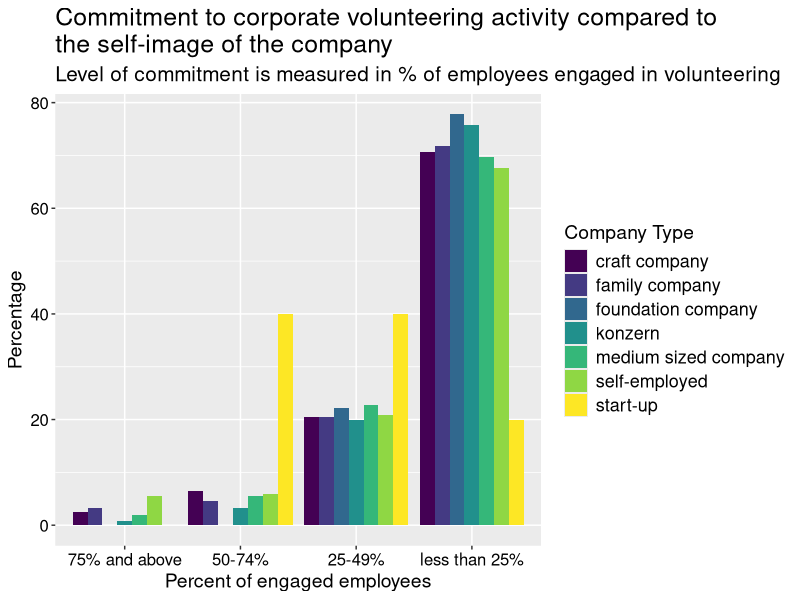
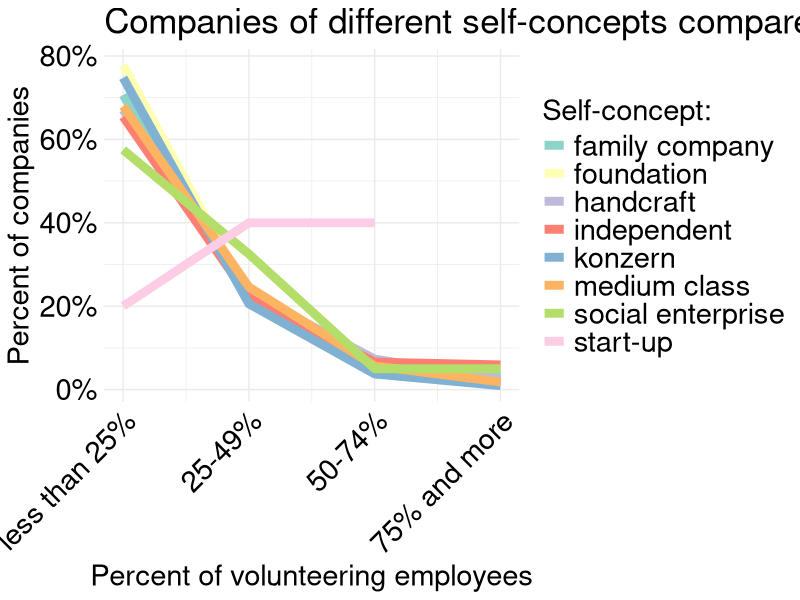
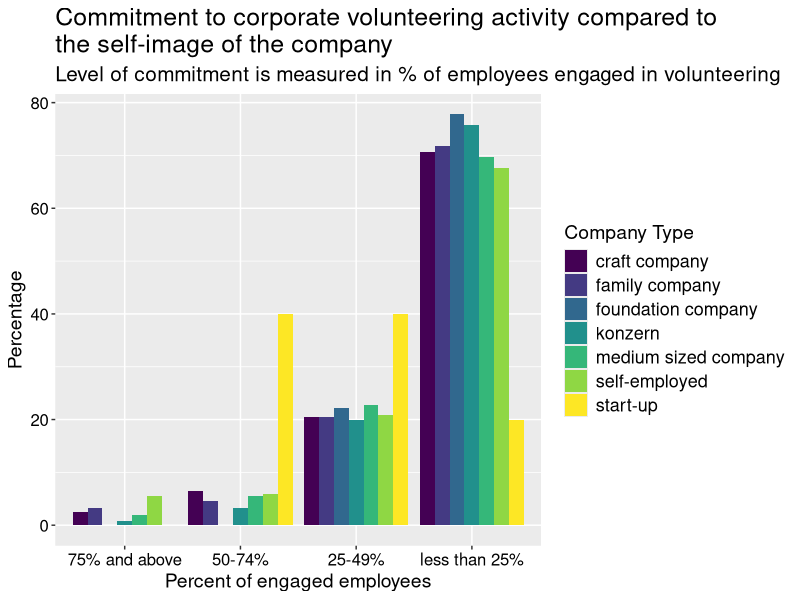
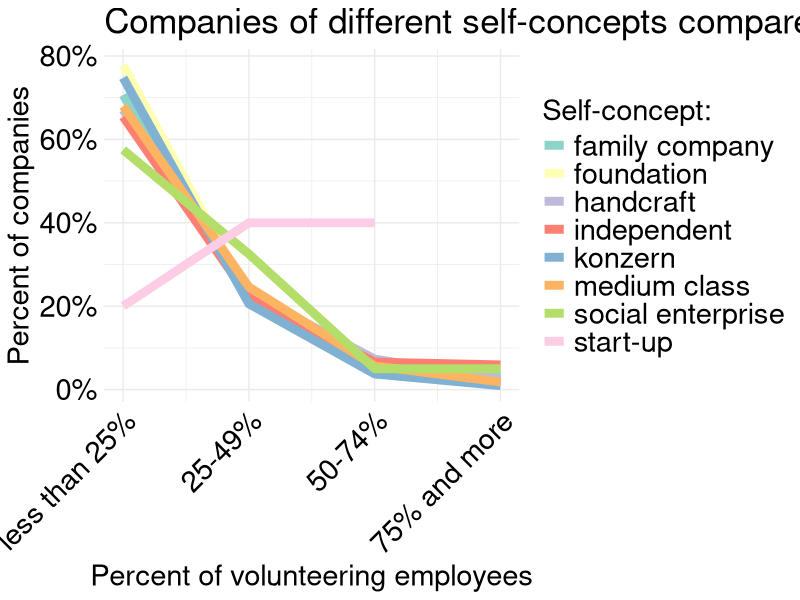

Reproduce these figures in R, in order.
## ---- chunk 1
knitr::opts_chunk$set(echo = TRUE)
## ---- chunk 2
library(readxl)
library(dplyr)
data<-read_excel("MUE.2022.for.LMU.xlsx")
data1 <- data %>% filter(!(E001 %in% c(-1, -9)))
selbstständig<-data1[data1$N004_01 == TRUE, ]
craftcompany<-data1[data1$N004_02 == TRUE, ]
mediumsizedcompany<-data1[data1$N004_03 == TRUE, ]
familycompany<-data1[data1$N004_04 == TRUE, ]
konzern<-data1[data1$N004_05 == TRUE, ]
startup<-data1[data1$N004_06 == TRUE, ]
foundationcompany<-data1[data1$N004_08 == TRUE, ]
E001_selbstständig<-na.omit(selbstständig$E001)
E001_craftcompany<-na.omit(craftcompany$E001)
E001_mediumsizedcompany<-na.omit(mediumsizedcompany$E001)
E001_familycompany<-na.omit(familycompany$E001)
E001_konzern<-na.omit(konzern$E001)
E001_startup<-na.omit(startup$E001)
E001_foundationcompany<-na.omit(foundationcompany$E001)
count_df <- data.frame(Company_Type = c("self-employed", "craft company", "medium sized company", "family company", "konzern", "start-up", "foundation company"),
E001_1 = c(
     sum(E001_selbstständig == 1),
     sum(E001_craftcompany == 1),
     sum(E001_mediumsizedcompany == 1),
     sum(E001_familycompany == 1),
     sum(E001_konzern == 1),
     sum(E001_startup == 1),
     sum(E001_foundationcompany == 1)
   ),
   E001_2 = c(
     sum(E001_selbstständig == 2),
     sum(E001_craftcompany == 2),
     sum(E001_mediumsizedcompany == 2),
     sum(E001_familycompany == 2),
     sum(E001_konzern == 2),
     sum(E001_startup == 2),
     sum(E001_foundationcompany == 2)
   ),
   E001_3 = c(
     sum(E001_selbstständig == 3),
     sum(E001_craftcompany == 3),
     sum(E001_mediumsizedcompany == 3),
     sum(E001_familycompany == 3),
     sum(E001_konzern == 3),
     sum(E001_startup == 3),
     sum(E001_foundationcompany == 3)
   ),
   E001_4 = c(
     sum(E001_selbstständig == 4),
     sum(E001_craftcompany == 4),
     sum(E001_mediumsizedcompany == 4),
     sum(E001_familycompany == 4),
     sum(E001_konzern == 4),
     sum(E001_startup == 4),
     sum(E001_foundationcompany == 4)
   )
 )
count_df
count_df$Total <- rowSums(count_df[c("E001_1", "E001_2", "E001_3", "E001_4")])
count_df$E001_1_percentage <- count_df$E001_1 / count_df$Total * 100
count_df$E001_2_percentage <- count_df$E001_2 / count_df$Total * 100
count_df$E001_3_percentage <- count_df$E001_3 / count_df$Total * 100
count_df$E001_4_percentage <- count_df$E001_4 / count_df$Total * 100
count_df
plot_data <- count_df %>%
  select(Company_Type, E001_1_percentage, E001_2_percentage, E001_3_percentage, E001_4_percentage) %>%
  tidyr::gather(key = "E001_value", value = "Percentage", -Company_Type)
library(viridis)
library(ggplot2)
ggplot(plot_data, aes(x = reorder(E001_value, Percentage, FUN = median), y = Percentage, fill = Company_Type)) +
  geom_bar(stat = "identity", position = "dodge") +
  labs(
    title = "Commitment to corporate volunteering activity compared to
the self-image of the company",
    subtitle = "Level of commitment is measured in % of employees engaged in volunteering",
    x = "Percent of engaged employees",
    y = "Percentage",
    fill = "Company Type"
  ) +
  scale_x_discrete(labels = c("E001_1_percentage" = "less than 25%", "E001_2_percentage" = "25-49%", "E001_3_percentage" = "50-74%", "E001_4_percentage" = "75% and above")) +
  scale_fill_viridis_d(option = "magma", begin = 0.2, end = 0.8) +  
  theme(axis.text = element_text(colour="black",size = 12),
        axis.title = element_text(size = 14),
        title=element_text(size = 15),
        legend.text=element_text(size = 13),
        legend.title=element_text(size = 14))+
  scale_fill_viridis(discrete = TRUE, option = "D") 

ggsave("10question.jpeg",device = "jpeg",width = 9,height = 6)

## ---- chunk 3
library(readxl)
data <- read_xlsx("MUE.2022.for.LMU.xlsx")
data
library(dplyr)
library(tidyr)
library(tibble)
library(ggplot2)
library(gridExtra)
library(patchwork)

data.Q10 <- data %>%
  select(SERIAL,E001,E002,N004_01:N004_08) %>%
  filter(E001 > -1, E002 > -2) %>%
  pivot_longer(cols=c(N004_01:N004_08),
               names_to = "company_type",
               values_to = "choice") %>%
  mutate(company_type = case_when(company_type=="N004_01"~"independent",
                                  company_type=="N004_02"~"handcraft",
                                  company_type=="N004_03"~"medium class",
                                  company_type=="N004_04"~"family company",
                                  company_type=="N004_05"~"konzern",
                                  company_type=="N004_06"~"start-up",
                                  company_type=="N004_07"~"social enterprise",
                                  company_type=="N004_08"~"foundation"))%>%
  filter(choice != FALSE) %>%
  group_by(company_type) %>%
  mutate(n_companies_of_type = length(SERIAL)) %>%
  group_by(company_type,E001) %>%
  mutate(n_E001_of_type = length(SERIAL)) %>%
  group_by(company_type,E001) %>%
  mutate(percent_E001 = n_E001_of_type/n_companies_of_type)

  ggplot(data.Q10,
         aes(x = E001,
             y = percent_E001,
             color=company_type)) +
  geom_line(size=3) +
  scale_color_brewer(name="Self-concept:", palette="Set3")+
  scale_y_continuous(labels = scales::percent_format(accuracy = 1))+
  scale_x_continuous(breaks = c(1,2,3,4),
                     labels=c("less than 25%","25-49%","50-74%","75% and more"))+
  theme_minimal()+
  theme(axis.text.x = element_text(colour="black",
                                   angle = 45,
                                   hjust = 1,
                                   size = 21),
        title=element_text(size = 21),
        axis.title = element_text(size = 21),
        axis.text.y= element_text(colour="black", size = 21),
        legend.text=element_text(size = 21),
        legend.title=element_text(size = 21))+
  labs(x = "Percent of volunteering employees",
       y = "Percent of companies",
       title = "Companies of different self-concepts compared by percent of engaged employees")
  
ggsave("10question.jpeg",device = "jpeg",width = 16,height = 9)
